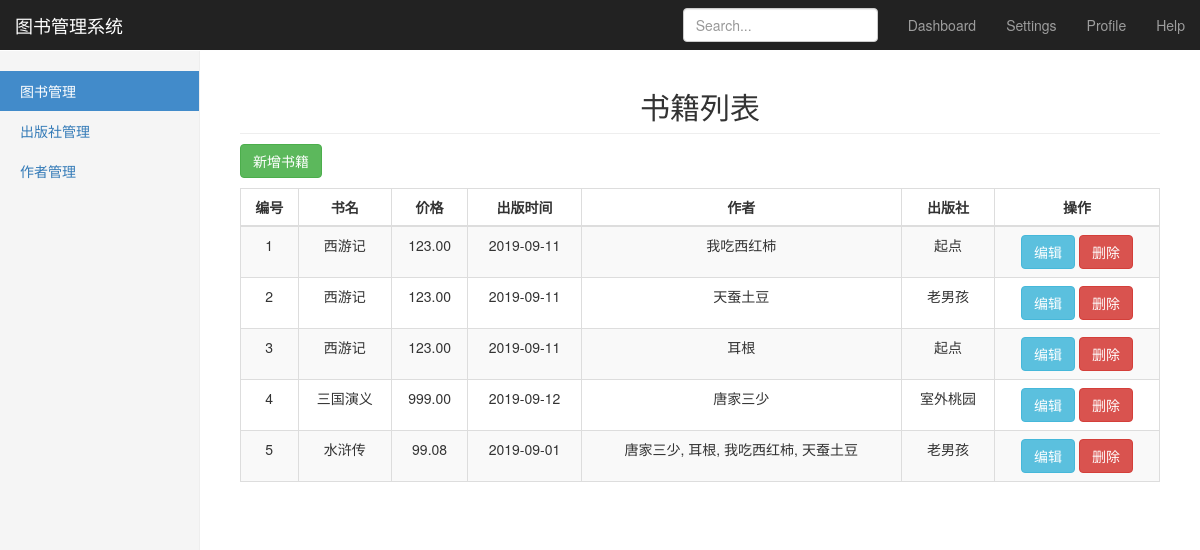
The page /books/book_list/ on the database its author committed.
### books/models.py (models this page shows, shortened)
class Book(models.Model):
    id = models.AutoField(primary_key=True)
    title = models.CharField(max_length=32)
    price = models.DecimalField(max_digits=5, decimal_places=2)
    pub_date = models.DateField()
    authors = models.ManyToManyField(to='Author')
    publisher = models.ForeignKey(to='Publisher', on_delete=models.CASCADE)

class Author(models.Model):
    name = models.CharField(max_length=32)
    age = models.SmallIntegerField()
    detail = models.OneToOneField(to='AuthorDetail', on_delete=models.CASCADE)

class Publisher(models.Model):
    name = models.CharField(max_length=48)
    addr = models.TextField()
    def __str__(self):
        return self.name

### books/views.py (the view)
# urls.py: path('book_list/', views.book_list),
def book_list(request):
    books = models.Book.objects.all()
    return render(request, 'book_list.html', {'book_list': books})

### templates/book_list.html (shortened to what this page needs)
{% extends "base.html" %}
{% block nav %}
    <li class="active"><a href="/books/book_list/">图书管理</a></li>
    <li><a href="#">出版社管理</a></li>
    <li><a href="#">作者管理</a></li>
{% endblock nav %}
{% block content %}
    <h2 class="sub-header text-center">书籍列表</h2>
    <div class="table-responsive">
        <a href="/books/add_book/">
            <button class="btn btn-success" style="margin-bottom: 10px">新增书籍</button>
        </a>
        <table class="table table-striped table-bordered">
            <thead>
            <tr>
                <th>编号</th>
                <th>书名</th>
                <th>价格</th>
                <th>出版时间</th>
                <th>作者</th>
                <th>出版社</th>
                <th>操作</th>
            </tr>
            </thead>
            <tbody>
            {% for books in book_list %}
                <tr>
                    <td>{{ forloop.counter }}</td>
                    <td>{{ books.title }}</td>
                    <td>{{ books.price }}</td>
                    <td>{{ books.pub_date|date:'Y-m-d' }}</td>
                    <td>
                        {% for author in books.authors.all %}
                            {% if forloop.last %}
                                {{ author.name }}
                            {% else %}
                                {{ author.name }},
                            {% endif %}
                        {% endfor %}
                    </td>
                    <td>{{ books.publisher }}</td>
                    <td>
                        <a href="/books/edit_book/?pk={{ books.id }}">
                            <button type="button" class="btn btn-info edit">编辑</button>
                        </a>
                        <button type="button" class="btn btn-danger del" bid="{{ books.id }}">删除</button>
                    </td>
                </tr>
            {% endfor %}
            </tbody>
        </table>
    </div>
{% endblock content %}

### templates/base.html (shortened to what this page needs)
<!DOCTYPE html>
<html lang="en">
<head>
    <link rel="stylesheet" href="https://cdn.jsdelivr.net/npm/bootstrap@3.3.7/dist/css/bootstrap.min.css"
>
    <link rel="stylesheet" href="/static/css/index.css">
</head>
<body>
<nav class="navbar navbar-inverse navbar-fixed-top">
    <div class="container-fluid">
        <div class="navbar-header">
            <a class="navbar-brand" href="#">图书管理系统</a>
        </div>
        <div id="navbar" class="navbar-collapse collapse">
            <ul class="nav navbar-nav navbar-right">
                <li><a href="#">Dashboard</a></li>
                <li><a href="#">Settings</a></li>
                <li><a href="#">Profile</a></li>
                <li><a href="#">Help</a></li>
            </ul>
            <form class="navbar-form navbar-right">
                <input type="text" class="form-control" placeholder="Search...">
            </form>
        </div>
    </div>
</nav>
<div class="container-fluid">
    <div class="row">
        <div class="col-sm-3 col-md-2 sidebar">
            <ul class="nav nav-sidebar">
                {% block nav %}
                {% endblock nav %}
            </ul>
        </div>
        <div class="col-sm-9 col-sm-offset-3 col-md-10 col-md-offset-2 main">
            {% block content %}
            {% endblock content %}
        </div>
    </div>
</div>
</body>
</html>

### static/css/index.css (style rules this page uses)
body { padding-top: 50px; }
.sub-header { padding-bottom: 10px; border-bottom: 1px solid #eee; }
.navbar-fixed-top { border: 0; }
.sidebar { display: none; }
@media (min-width: 768px) { .sidebar { position: fixed; top: 51px; bottom: 0; left: 0; z-index: 1000; display: block; padding: 20px; overflow-x: hidden; overflow-y: auto; background-color: #f5f5f5; border-right: 1px solid #eee; } }
.nav-sidebar { margin-right: -21px; margin-bottom: 20px; margin-left: -20px; }
.nav-sidebar > li > a { padding-right: 20px; padding-left: 20px; }
.nav-sidebar > .active > a, .nav-sidebar > .active > a:hover, .nav-sidebar > .active > a:focus { color: #fff; background-color: #428bca; }
.main { padding: 20px; }
@media (min-width: 768px) { .main { padding-right: 40px; padding-left: 40px; } }
th, td { text-align: center; }

### rows shown on the page
Book: title "西游记", price "123.00", pub_date "2019-09-11", publisher "起点"
Author: name "我吃西红柿"
Book: title "西游记", price "123.00", pub_date "2019-09-11", publisher "老男孩"
Author: name "天蚕土豆"
Book: title "西游记", price "123.00", pub_date "2019-09-11", publisher "起点"
Author: name "耳根"
Book: title "三国演义", price "999.00", pub_date "2019-09-12", publisher "室外桃园"
Author: name "唐家三少"
Book: title "水浒传", price "99.08", pub_date "2019-09-01", publisher "老男孩"
